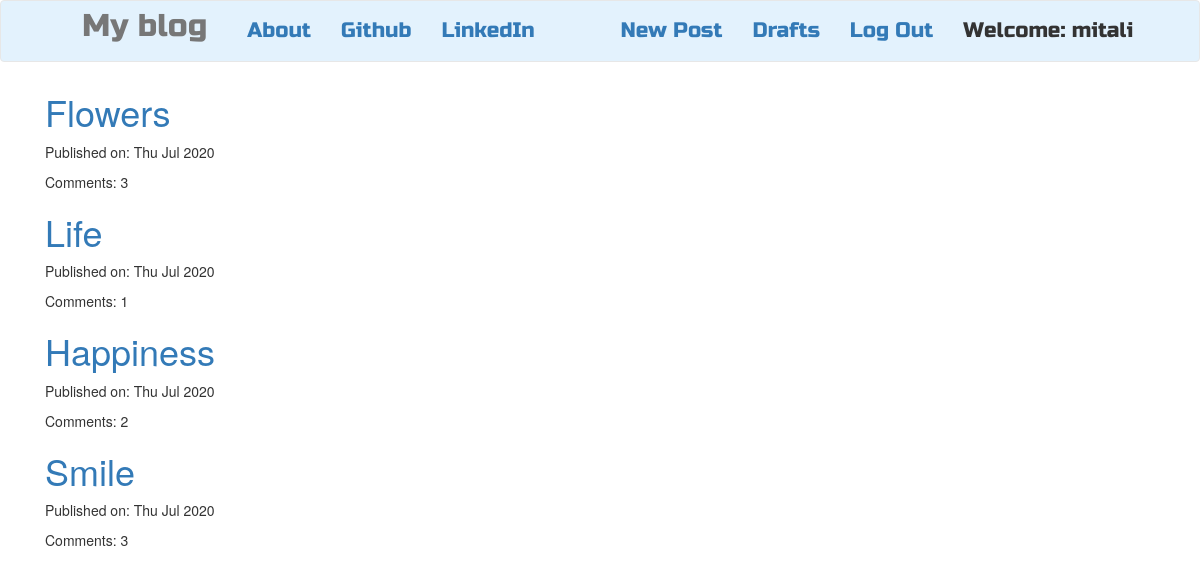
The app's page / (signed in) with its own data.
### blog/models.py (models this page shows, shortened)
class Post(models.Model):
    author = models.ForeignKey('auth.User',on_delete=models.CASCADE)
    title = models.CharField(max_length=200)
    text = models.TextField()
    created_date = models.DateTimeField(blank=True,null=True)
    published_date = models.DateTimeField(blank=True, null=True)
    def approve_comments(self):
        return self.comments.filter(approved_comment=True)

### blog/views.py (the view)
# urls.py: url(r'^$',views.PostListView.as_view(),name='post_list'),
class PostListView(ListView):
    model = Post
    def get_queryset(self):
        return Post.objects.filter(published_date__lte=timezone.now()).order_by('-published_date')

### blog/templates/blog/post_list.html
{% extends 'blog/base.html' %}
{% block content %}
<div class='centerstage'>
    {% for post in post_list %}
    <div class="post">
        <h1><a href="{% url 'post_detail' pk=post.pk %}">{{post.title}}</a></h1>
        <div class="date">
            <p>Published on: {{post.published_date|date:"D M Y"}}</p>
        </div>
        Comments: {{post.approve_comments.count}}
    </div>
    {% empty %}
    <h1>No post to see!</h1>
    {% endfor %}
</div>
{% endblock content %}

### blog/templates/blog/base.html (shortened to what this page needs)
<!DOCTYPE html>
{% load static %}
<html>
<head>
    <link rel="stylesheet" href="https://stackpath.bootstrapcdn.com/bootstrap/4.5.0/css/bootstrap.min.css">
    <link rel="stylesheet" href="https://maxcdn.bootstrapcdn.com/bootstrap/3.4.1/css/bootstrap.min.css">
    <link rel="stylesheet" href="//cdn.jsdelivr.net/npm/medium-editor@latest/dist/css/medium-editor.min.css" type="text/css" media="screen" charset="utf-8">
    <link rel="stylesheet" href="{% static 'css/blog.css'%}">
</head>
<body class="loader">
<nav class="navbar navbar-default techfont custom-navbar " style="background-color: #e3f2fd;">
        <ul class="nav">
            <li class="nav-item"><a class="navbar-brand bigbrand" href="{% url 'post_list' %}"> My blog </a></li>
            <li class="nav-item"><a class="nav-link" href="{% url 'about' %}">About </a></li>
            <li class="nav-item"><a class="nav-link" href="https://www.github.com"> Github </a></li>
            <li class="nav-item"><a class="nav-link" href="https://www.linkedin.com"> LinkedIn </a></li>
        </ul>
        <ul class='nav navbar-right'>
            {% if user.is_authenticated %}
            <li>
                <a href="{% url 'post_new' %}">New Post</a>
            </li>
            <li>
                <a href="{% url 'post_draft_list' %}">Drafts</a>
            </li>
            <li>
                <a href="{% url 'logout' %}">Log Out</a>
            </li>
            <li>
                <a>Welcome: {{user.username}} </a>
            </li>
            {% else %}
            <li><a href="{% url 'login'%}"><span class="glyphicon glyphicon-user"></span></a>
            </li>
            {% endif %}
        </ul>
</nav>
<div class='content container'>
    <div class="row">
        <div class="col-md-8">
            <div class="blog_post">
            {% block content %}
            {% endblock content %}
            </div>
        </div>
    </div>
</div>
</body>
</html>

### blog/static/css/blog.css (style rules this page uses)
.techfont { font-family: 'Russo One', sans-serif; font-size: 1.5em; margin-bottom: 10px; }
.centerstage { margin-left: auto; margin-right: auto; }
.bigbrand { font-size: 1.5em; }
.loader { filter:hue-rotate(0deg); color: linear-gradient(45deg,#0f8,#08f); animation:hue 5000ms infinite linear; }

### records on screen
Post: title "Flowers", published_date "Thu Jul 2020", approve_comments.count "3"
Post: title "Life", published_date "Thu Jul 2020", approve_comments.count "1"
Post: title "Happiness", published_date "Thu Jul 2020", approve_comments.count "2"
Post: title "Smile", published_date "Thu Jul 2020", approve_comments.count "3"

### other values on screen
{{ user.username }} "mitali"
